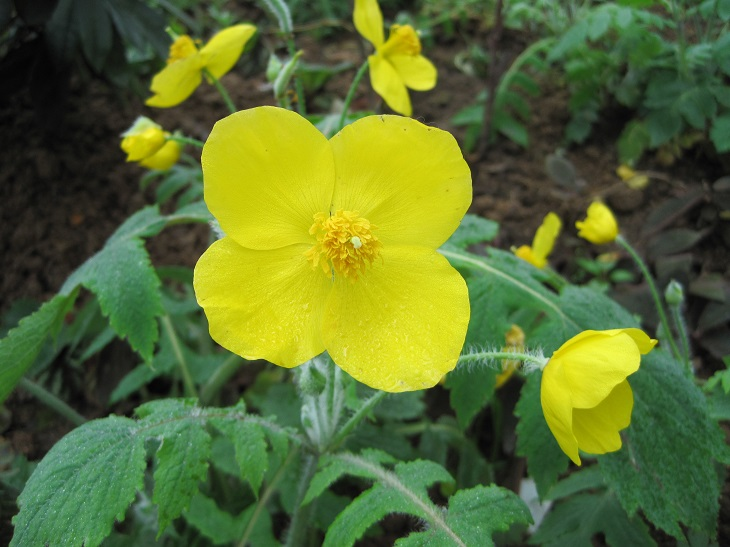
#> input picture 3-2图片特效&绘制线段文字/image0.JPG, 730 x 547 px, found by its file name
$ jupyter execute '09图片旋转.ipynb'
#> lines starting #> are read from the running program, lines starting #| are printed output that depends on the picture
[cell 1]
import cv2
import numpy as np
img = cv2.imread('image0.jpg',1)
#> img is the input picture: shape (547, 730, 3); mean B, G, R 48.7, 109.6, 90.1
cv2.imshow('src',img)
imgInfo = img.shape
#> imgInfo = (547, 730, 3)
height = imgInfo[0]
#> height = 547
width = imgInfo[1]
#> width = 730
# 2*3
matRotate = cv2.getRotationMatrix2D((height*0.5,width*0.5),45,1)# mat rotate 1 center 2 angle 3 scale
#100*100 25
dst = cv2.warpAffine(img,matRotate,(height,width))
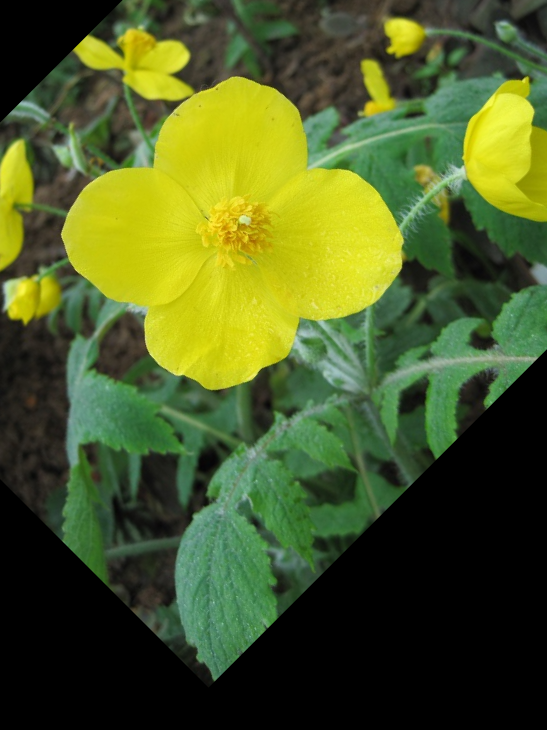
#> dst: shape (730, 547, 3); mean B, G, R 36.7, 90.9, 76.5
cv2.imshow('dst',dst)
cv2.waitKey(0)


$ run again, with 3-2图片特效&绘制线段文字/image1.JPG copied over 3-2图片特效&绘制线段文字/image0.JPG
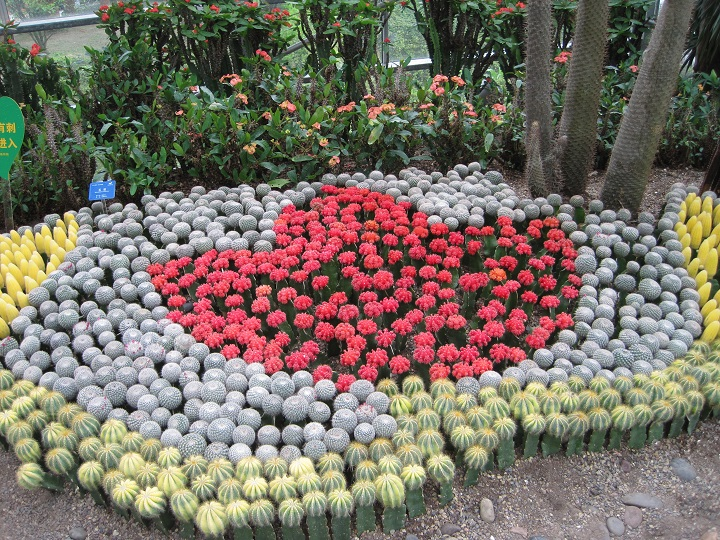
#> input picture 3-2图片特效&绘制线段文字/image1.JPG, 720 x 540 px, found by its file name
#> img is the input picture: shape (540, 720, 3); mean B, G, R 101.2, 112.2, 121.6
#> `dst = cv2.warpAffine(img,matRotate,(height,width))`:
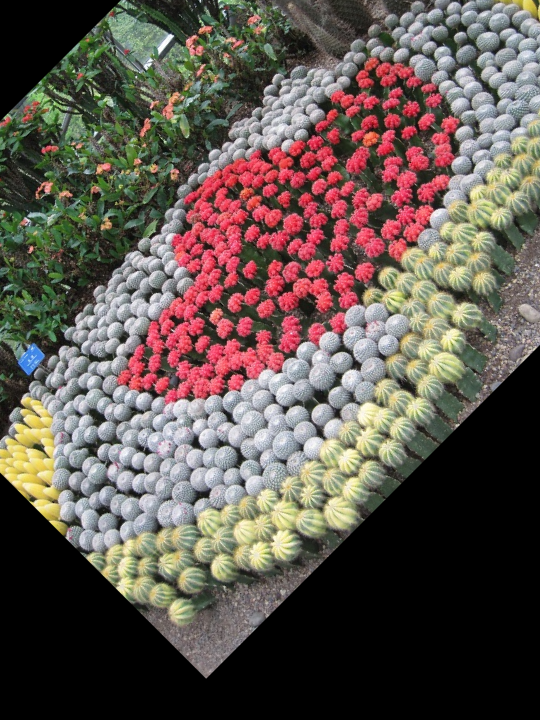
#> dst: shape (720, 540, 3); mean B, G, R 78.2, 85.1, 95.9
